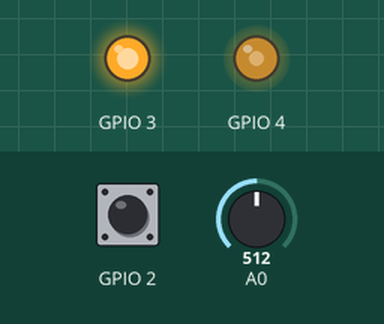
This sketch was run on a simulated ESP8266 (NodeMCU). Parts: output pins drawn as LEDs (lit = HIGH). The test bench sets the inputs (shaded band); at power-on: GPIO 2 HIGH, A0 = 512 (analog values on the 0–1023 scale).

Above: at 1.2 s.
1.3 s: GPIO 2 pulled LOW for 0.15 s
At 1.37 s:
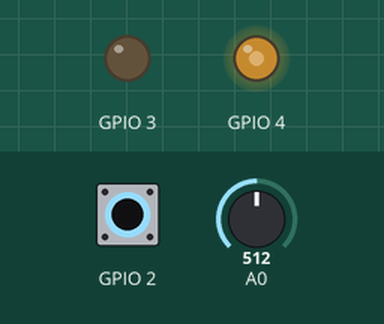
2.9 s: GPIO 2 pulled LOW for 3.2 s
At 7.4 s:
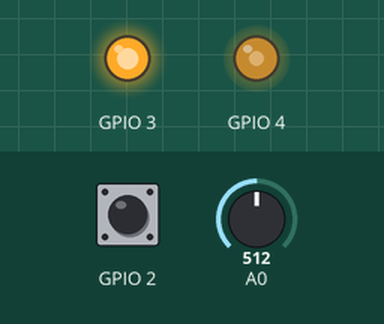
Timing chart, 0 to 8.9 s (numbered marks = the images above; inputs shaded):
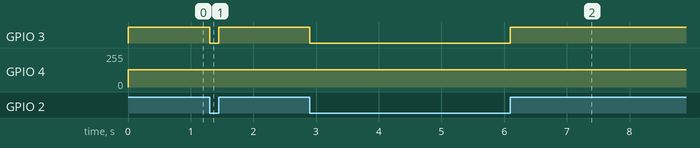

The sketch:

PicoProbe.ino
```cpp
void setup() {
  Serial1.begin(115200);
  pinMode(2, INPUT_PULLUP);
  pinMode(3, OUTPUT);
  pinMode(4, OUTPUT);
  analogReadResolution(12);
  analogWriteFreq(1000);
  analogWriteRange(255);
}
void loop() {
  digitalWrite(3, digitalRead(2));
  analogWrite(4, 128);
  Serial1.println(analogRead(A0));
  delay(1);
}
```

Measured:
- after the input at 1.3 s, GPIO 3: HIGH → LOW at once, → HIGH 0.15 s later
- after the input at 2.9 s, GPIO 3: HIGH → LOW at once, → HIGH 3.2 s later
